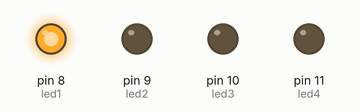
A sketch run on a simulated Arduino Uno, built with avr-gcc and run on an emulated ATmega328P. On the bench: output pins drawn as LEDs (lit = HIGH).

Above: at 0.1 s.
At 0.9 s:
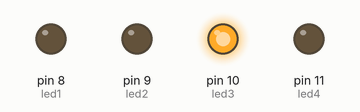
At 1.3 s:
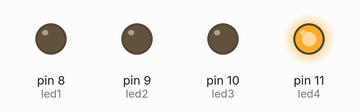
At 2.1 s:
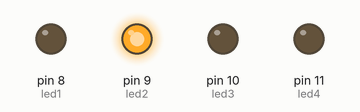
At 3.5 s:
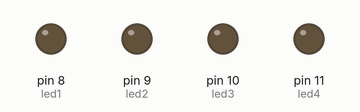
Timing chart, 0 to 3.8 s (numbered marks = the images above):
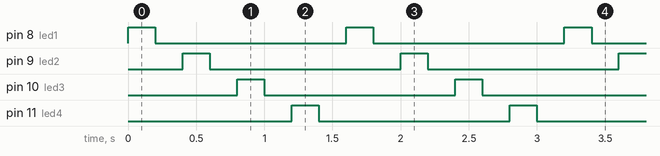

The sketch:

Villarreal_Jorge_DEBER_2.1_SE.ino
```cpp
/*
CAPITULO II: PUERTOS DIGITALES COMO SALIDA
DEBER 2.1 Código II: Manejo de puertos configurados como salidas.
OBJETIVO: Realizar el código necesario para encender 4 leds de forma síncrona, es decir, encender uno por uno. Cada vez que se encienda un led los demás deben estar apagados.
NOMBRE: Jorge Villarreal
*/

/*variables: numéricas enteras(int), decimales(float), caracteres (chart)*/
#define led1 8           /* uso de #define, es una variable que no se pueda alterar su valor, no existe depuración de errores  */
int led2 = 9;            /*se puede considerar como una variable normal, no es muy recomendable  */
const int led3 = 10;     /*variable constante, es la recomendable*/
const int led4 = 11;     /*variable constante, es la recomendable*/
void setup() {
  pinMode(led1,OUTPUT);      /*Declaro el pin 8 como salida*/
    pinMode(led2,OUTPUT);    /*Declaro el pin 9 como salida*/
      pinMode(led3,OUTPUT);  /*Declaro el pin 10 como salida*/
       pinMode(led4,OUTPUT);  /*Declaro el pin 11 como salida*/

}

void loop() {
digitalWrite(led1,HIGH);        //Envía 5v al pin 8
      delay(200);               //Se detiene el microcontrolador por 200 ms
      digitalWrite(led1,LOW);   //Envía 0v al pin 8
      delay(200);               //Se detiene el microcontrolador por 200 ms
      digitalWrite(led2,HIGH);  //Envía 5v al pin 9
      delay(200);               //Se detiene el microcontrolador por 200 ms
      digitalWrite(led2,LOW);   //Envía 0v al pin 9
      delay(200);               //Se detiene el microcontrolador por 200 ms
      digitalWrite(led3,HIGH);  //Envía 5v al pin 10
      delay(200);               //Se detiene el microcontrolador por 200 ms
      digitalWrite(led3,LOW);   //Envía 0v al pin 10
      delay(200);               //Se detiene el microcontrolador por 200 ms
      digitalWrite(led4,HIGH);  //Envía 5v al pin 11
      delay(200);               //Se detiene el microcontrolador por 200 ms
      digitalWrite(led4,LOW);   //Envía 0v al pin 11
      delay(200);               //Se detiene el microcontrolador por 200 ms

}
```

Measured:
- by itself, pin 8 (led1), pin 9 (led2), pin 10 (led3), pin 11 (led4): alternates HIGH for 0.20 s and LOW for 1.4 s
- by itself, everything shown: repeats every 1.6 s, in 8 steps
